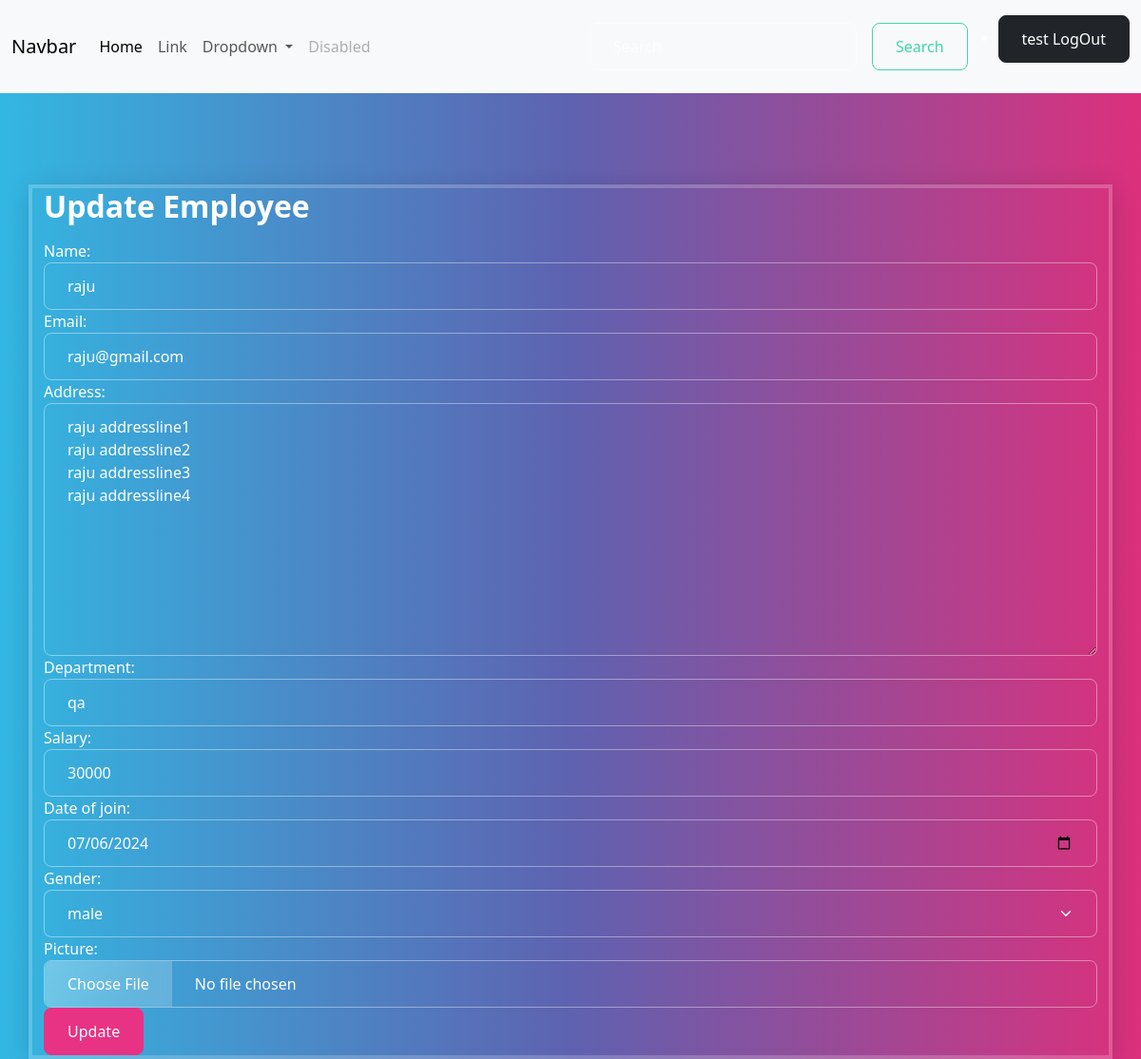
The app's page /employee/6/change (signed in) with its own data.
### crm/models.py (models this page shows, shortened)
class Employee(models.Model):
    name=models.CharField(max_length=100)
    email=models.EmailField(unique=True)
    address=models.TextField()
    department=models.CharField(max_length=100)
    salary=models.PositiveIntegerField()
    date_of_join=models.DateField()
    gender_choice=(
                    ("male","male"),
                    ("female","female"),
                    ("others","others")
                )
    gender=models.CharField(max_length=100,choices=gender_choice,default="male")
    picture=models.ImageField(upload_to="employee_images",null=True,blank=True)

### crm/views.py (the view, shortened to what this page needs)
# urls.py: path("employee/<int:pk>/change",views.EmployeeUpdateView.as_view(),name="employee-update"),
@method_decorator(decs,name="dispatch")
class EmployeeUpdateView(View):
    template_name="employee_update.html"
    form_class=EmployeeForm
    def get(self,request,*args,**kwargs):
        id=kwargs.get("pk")
        employee_object=Employee.objects.get(id=id)
        form_instance=self.form_class(instance=employee_object)
        return render(request,self.template_name,{"form":form_instance})

### crm/forms.py
class EmployeeForm(forms.ModelForm):
    class Meta:
        model=Employee
        fields="__all__"
        widgets={
           "name":forms.TextInput(attrs={"class":"form-control"}),
           "email":forms.EmailInput(attrs={"class":"form-control"}),
           "address":forms.Textarea(attrs={"class":"form-control","row":3}),
           "department":forms.TextInput(attrs={"class":"form-control"}),
           "salary":forms.NumberInput(attrs={"class":"form-control"}),
           "date_of_join":forms.DateInput(attrs={"class":"form-control","type":"date"}),
           "gender":forms.Select(attrs={"class":"form-control form-select"}),
           "picture":forms.FileInput(attrs={"class":"form-control"})
            }

### crm/templates/employee_update.html (shortened to what this page needs)
{%extends 'base.html'%}
{%block main_block%}
<div class="container mt-5 border border-4 shadow">
    <h2>Update Employee</h2>
    <form action="" method="post" enctype="multipart/form-data">
        {{form}}
        <button type="submit" class="btn btn-primary">Update</button>
    </form>
</div>
{%endblock%}

### crm/templates/base.html (shortened to what this page needs)
<!DOCTYPE html>
{%load static%}
<html lang="en">
<head>
    <link rel="stylesheet" href="{%static 'css/style.css'%}">
</head>
<body>
    <nav class="navbar navbar-expand-lg bg-body-tertiary">
        <div class="container-fluid">
          <a class="navbar-brand" href="#">Navbar</a>
          <div class="collapse navbar-collapse" id="navbarSupportedContent">
            <ul class="navbar-nav me-auto mb-2 mb-lg-0">
              <li class="nav-item">
                <a class="nav-link active" aria-current="page" href="#">Home</a>
              </li>
              <li class="nav-item">
                <a class="nav-link" href="#">Link</a>
              </li>
              <li class="nav-item dropdown">
                <a class="nav-link dropdown-toggle" href="#" role="button" data-bs-toggle="dropdown" aria-expanded="false">
                  Dropdown
                </a>
              </li>
              <li class="nav-item">
                <a class="nav-link disabled" aria-disabled="true">Disabled</a>
              </li>
            </ul>
            <form class="d-flex" role="search">
              <input class="form-control me-2" type="search" placeholder="Search" aria-label="Search">
              <button class="btn btn-outline-success" type="submit">Search</button>
            </form>
            <ul>
              <li class="nav-item">
                <a href="{%url 'signout'%}" class="btn btn-dark">{{request.user}}  LogOut</a>
              </li>
            </ul>
          </div>
        </div>
      </nav>
        {%block main_block%}
        {%endblock%}
</body>
</html>

### records on screen
Employee: name "raju", email "raju@gmail.com", address "raju addressline1 raju addressline2 raju addressline3 raju addressline4", department "qa", salary "30000", date_of_join "07/06/2024", gender "male"

### other values on screen
{{ request.user }} "test"
